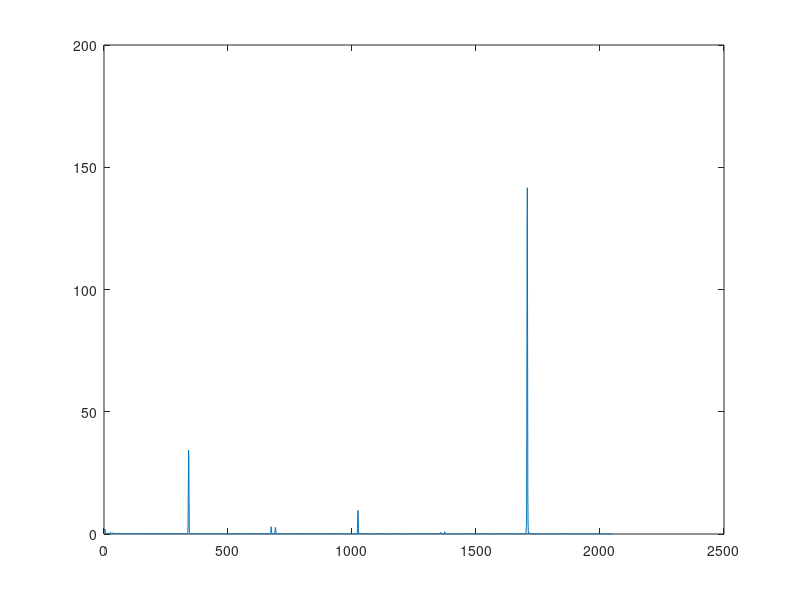

Source code (MATLAB):
ydata = load ("110.txt"); 
%x0 = linspace(0,2048,2049);
%x = x0 * 48000/4096;
x=0:2048;
xlim([0 2048]);
plot(x,ydata(:,1));